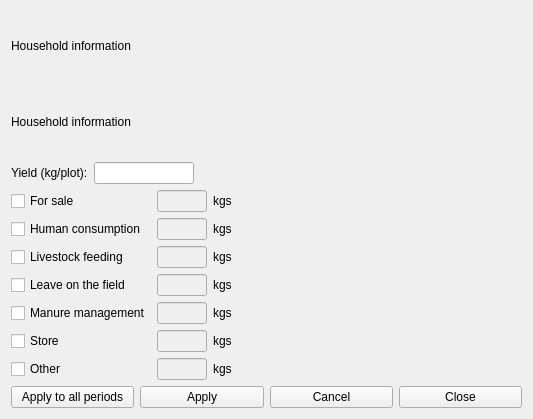
<?xml version="1.0" encoding="UTF-8"?>
<ui version="4.0">
 <class>cropyield</class>
 <widget class="impgenmaint" name="cropyield">
  <property name="geometry">
   <rect>
    <x>0</x>
    <y>0</y>
    <width>533</width>
    <height>419</height>
   </rect>
  </property>
  <property name="windowTitle">
   <string>Form</string>
  </property>
  <layout class="QVBoxLayout" name="verticalLayout_2">
   <item>
    <layout class="QVBoxLayout" name="verticalLayout">
     <item>
      <widget class="QLabel" name="header1">
       <property name="enabled">
        <bool>true</bool>
       </property>
       <property name="palette">
        <palette>
         <active>
          <colorrole role="WindowText">
           <brush brushstyle="SolidPattern">
            <color alpha="255">
             <red>0</red>
             <green>0</green>
             <blue>0</blue>
            </color>
           </brush>
          </colorrole>
         </active>
         <inactive>
          <colorrole role="WindowText">
           <brush brushstyle="SolidPattern">
            <color alpha="255">
             <red>0</red>
             <green>0</green>
             <blue>0</blue>
            </color>
           </brush>
          </colorrole>
         </inactive>
         <disabled>
          <colorrole role="WindowText">
           <brush brushstyle="SolidPattern">
            <color alpha="255">
             <red>0</red>
             <green>0</green>
             <blue>0</blue>
            </color>
           </brush>
          </colorrole>
         </disabled>
        </palette>
       </property>
       <property name="toolTip">
        <string/>
       </property>
       <property name="text">
        <string>Household information</string>
       </property>
      </widget>
     </item>
     <item>
      <widget class="QLabel" name="header2">
       <property name="enabled">
        <bool>true</bool>
       </property>
       <property name="palette">
        <palette>
         <active>
          <colorrole role="WindowText">
           <brush brushstyle="SolidPattern">
            <color alpha="255">
             <red>0</red>
             <green>0</green>
             <blue>0</blue>
            </color>
           </brush>
          </colorrole>
         </active>
         <inactive>
          <colorrole role="WindowText">
           <brush brushstyle="SolidPattern">
            <color alpha="255">
             <red>0</red>
             <green>0</green>
             <blue>0</blue>
            </color>
           </brush>
          </colorrole>
         </inactive>
         <disabled>
          <colorrole role="WindowText">
           <brush brushstyle="SolidPattern">
            <color alpha="255">
             <red>0</red>
             <green>0</green>
             <blue>0</blue>
            </color>
           </brush>
          </colorrole>
         </disabled>
        </palette>
       </property>
       <property name="toolTip">
        <string/>
       </property>
       <property name="text">
        <string>Household information</string>
       </property>
      </widget>
     </item>
    </layout>
   </item>
   <item>
    <layout class="QHBoxLayout" name="horizontalLayout_2">
     <item>
      <widget class="QLabel" name="Label33">
       <property name="enabled">
        <bool>true</bool>
       </property>
       <property name="toolTip">
        <string/>
       </property>
       <property name="text">
        <string>Yield (kg/plot):</string>
       </property>
      </widget>
     </item>
     <item>
      <widget class="IMPEdit" name="txtyield">
       <property name="enabled">
        <bool>true</bool>
       </property>
       <property name="maximumSize">
        <size>
         <width>100</width>
         <height>16777215</height>
        </size>
       </property>
       <property name="toolTip">
        <string/>
       </property>
       <property name="text">
        <string/>
       </property>
       <property name="FieldType">
        <enum>IMPEdit::Numeric</enum>
       </property>
       <property name="FieldName">
        <string>yield</string>
       </property>
      </widget>
     </item>
     <item>
      <spacer name="horizontalSpacer">
       <property name="orientation">
        <enum>Qt::Horizontal</enum>
       </property>
       <property name="sizeHint" stdset="0">
        <size>
         <width>40</width>
         <height>20</height>
        </size>
       </property>
      </spacer>
     </item>
    </layout>
   </item>
   <item>
    <layout class="QGridLayout" name="gridLayout">
     <item row="0" column="1">
      <widget class="IMPEdit" name="txtfs">
       <property name="enabled">
        <bool>false</bool>
       </property>
       <property name="maximumSize">
        <size>
         <width>50</width>
         <height>16777215</height>
        </size>
       </property>
       <property name="toolTip">
        <string/>
       </property>
       <property name="text">
        <string/>
       </property>
       <property name="FieldType">
        <enum>IMPEdit::Numeric</enum>
       </property>
       <property name="FieldName">
        <string>porfs</string>
       </property>
      </widget>
     </item>
     <item row="0" column="2">
      <widget class="QLabel" name="Label28">
       <property name="enabled">
        <bool>true</bool>
       </property>
       <property name="palette">
        <palette>
         <active>
          <colorrole role="WindowText">
           <brush brushstyle="SolidPattern">
            <color alpha="255">
             <red>0</red>
             <green>0</green>
             <blue>0</blue>
            </color>
           </brush>
          </colorrole>
         </active>
         <inactive>
          <colorrole role="WindowText">
           <brush brushstyle="SolidPattern">
            <color alpha="255">
             <red>0</red>
             <green>0</green>
             <blue>0</blue>
            </color>
           </brush>
          </colorrole>
         </inactive>
         <disabled>
          <colorrole role="WindowText">
           <brush brushstyle="SolidPattern">
            <color alpha="255">
             <red>0</red>
             <green>0</green>
             <blue>0</blue>
            </color>
           </brush>
          </colorrole>
         </disabled>
        </palette>
       </property>
       <property name="toolTip">
        <string/>
       </property>
       <property name="text">
        <string>kgs</string>
       </property>
      </widget>
     </item>
     <item row="1" column="0">
      <widget class="IMPCheckBox" name="chkhc">
       <property name="toolTip">
        <string/>
       </property>
       <property name="text">
        <string>Human consumption</string>
       </property>
       <property name="checked">
        <bool>false</bool>
       </property>
       <property name="FieldName">
        <string>hc</string>
       </property>
       <property name="CheckedValue" stdset="0">
        <string>Y</string>
       </property>
       <property name="UnCheckedValue">
        <string>N</string>
       </property>
      </widget>
     </item>
     <item row="1" column="1">
      <widget class="IMPEdit" name="txthc">
       <property name="enabled">
        <bool>false</bool>
       </property>
       <property name="maximumSize">
        <size>
         <width>50</width>
         <height>16777215</height>
        </size>
       </property>
       <property name="toolTip">
        <string/>
       </property>
       <property name="text">
        <string/>
       </property>
       <property name="FieldType">
        <enum>IMPEdit::Numeric</enum>
       </property>
       <property name="FieldName">
        <string>porhc</string>
       </property>
      </widget>
     </item>
     <item row="1" column="2">
      <widget class="QLabel" name="Label29">
       <property name="enabled">
        <bool>true</bool>
       </property>
       <property name="palette">
        <palette>
         <active>
          <colorrole role="WindowText">
           <brush brushstyle="SolidPattern">
            <color alpha="255">
             <red>0</red>
             <green>0</green>
             <blue>0</blue>
            </color>
           </brush>
          </colorrole>
         </active>
         <inactive>
          <colorrole role="WindowText">
           <brush brushstyle="SolidPattern">
            <color alpha="255">
             <red>0</red>
             <green>0</green>
             <blue>0</blue>
            </color>
           </brush>
          </colorrole>
         </inactive>
         <disabled>
          <colorrole role="WindowText">
           <brush brushstyle="SolidPattern">
            <color alpha="255">
             <red>0</red>
             <green>0</green>
             <blue>0</blue>
            </color>
           </brush>
          </colorrole>
         </disabled>
        </palette>
       </property>
       <property name="toolTip">
        <string/>
       </property>
       <property name="text">
        <string>kgs</string>
       </property>
      </widget>
     </item>
     <item row="2" column="0">
      <widget class="IMPCheckBox" name="chklf">
       <property name="toolTip">
        <string/>
       </property>
       <property name="text">
        <string>Livestock feeding</string>
       </property>
       <property name="checked">
        <bool>false</bool>
       </property>
       <property name="FieldName">
        <string>lf</string>
       </property>
       <property name="CheckedValue" stdset="0">
        <string>Y</string>
       </property>
       <property name="UnCheckedValue">
        <string>N</string>
       </property>
      </widget>
     </item>
     <item row="2" column="1">
      <widget class="IMPEdit" name="txtlf">
       <property name="enabled">
        <bool>false</bool>
       </property>
       <property name="maximumSize">
        <size>
         <width>50</width>
         <height>16777215</height>
        </size>
       </property>
       <property name="toolTip">
        <string/>
       </property>
       <property name="text">
        <string/>
       </property>
       <property name="FieldType">
        <enum>IMPEdit::Numeric</enum>
       </property>
       <property name="FieldName">
        <string>porlf</string>
       </property>
      </widget>
     </item>
     <item row="2" column="2">
      <widget class="QLabel" name="Label30">
       <property name="enabled">
        <bool>true</bool>
       </property>
       <property name="palette">
        <palette>
         <active>
          <colorrole role="WindowText">
           <brush brushstyle="SolidPattern">
            <color alpha="255">
             <red>0</red>
             <green>0</green>
             <blue>0</blue>
            </color>
           </brush>
          </colorrole>
         </active>
         <inactive>
          <colorrole role="WindowText">
           <brush brushstyle="SolidPattern">
            <color alpha="255">
             <red>0</red>
             <green>0</green>
             <blue>0</blue>
            </color>
           </brush>
          </colorrole>
         </inactive>
         <disabled>
          <colorrole role="WindowText">
           <brush brushstyle="SolidPattern">
            <color alpha="255">
             <red>0</red>
             <green>0</green>
             <blue>0</blue>
            </color>
           </brush>
          </colorrole>
         </disabled>
        </palette>
       </property>
       <property name="toolTip">
        <string/>
       </property>
       <property name="text">
        <string>kgs</string>
       </property>
      </widget>
     </item>
     <item row="3" column="0">
      <widget class="IMPCheckBox" name="chklv">
       <property name="toolTip">
        <string/>
       </property>
       <property name="text">
        <string>Leave on the field</string>
       </property>
       <property name="checked">
        <bool>false</bool>
       </property>
       <property name="FieldName">
        <string>le</string>
       </property>
       <property name="CheckedValue" stdset="0">
        <string>Y</string>
       </property>
       <property name="UnCheckedValue">
        <string>N</string>
       </property>
      </widget>
     </item>
     <item row="0" column="0">
      <widget class="IMPCheckBox" name="chkfs">
       <property name="toolTip">
        <string/>
       </property>
       <property name="text">
        <string>For sale</string>
       </property>
       <property name="checked">
        <bool>false</bool>
       </property>
       <property name="FieldName">
        <string>fs</string>
       </property>
       <property name="CheckedValue" stdset="0">
        <string>Y</string>
       </property>
       <property name="UnCheckedValue">
        <string>N</string>
       </property>
      </widget>
     </item>
     <item row="3" column="1">
      <widget class="IMPEdit" name="txtlv">
       <property name="enabled">
        <bool>false</bool>
       </property>
       <property name="maximumSize">
        <size>
         <width>50</width>
         <height>16777215</height>
        </size>
       </property>
       <property name="toolTip">
        <string/>
       </property>
       <property name="text">
        <string/>
       </property>
       <property name="FieldType">
        <enum>IMPEdit::Numeric</enum>
       </property>
       <property name="FieldName">
        <string>porle</string>
       </property>
      </widget>
     </item>
     <item row="3" column="2">
      <widget class="QLabel" name="Label31">
       <property name="enabled">
        <bool>true</bool>
       </property>
       <property name="palette">
        <palette>
         <active>
          <colorrole role="WindowText">
           <brush brushstyle="SolidPattern">
            <color alpha="255">
             <red>0</red>
             <green>0</green>
             <blue>0</blue>
            </color>
           </brush>
          </colorrole>
         </active>
         <inactive>
          <colorrole role="WindowText">
           <brush brushstyle="SolidPattern">
            <color alpha="255">
             <red>0</red>
             <green>0</green>
             <blue>0</blue>
            </color>
           </brush>
          </colorrole>
         </inactive>
         <disabled>
          <colorrole role="WindowText">
           <brush brushstyle="SolidPattern">
            <color alpha="255">
             <red>0</red>
             <green>0</green>
             <blue>0</blue>
            </color>
           </brush>
          </colorrole>
         </disabled>
        </palette>
       </property>
       <property name="toolTip">
        <string/>
       </property>
       <property name="text">
        <string>kgs</string>
       </property>
      </widget>
     </item>
     <item row="4" column="0">
      <widget class="IMPCheckBox" name="chkmm">
       <property name="toolTip">
        <string/>
       </property>
       <property name="text">
        <string>Manure management</string>
       </property>
       <property name="checked">
        <bool>false</bool>
       </property>
       <property name="FieldName">
        <string>mm</string>
       </property>
       <property name="CheckedValue" stdset="0">
        <string>Y</string>
       </property>
       <property name="UnCheckedValue">
        <string>N</string>
       </property>
      </widget>
     </item>
     <item row="4" column="1">
      <widget class="IMPEdit" name="txtmm">
       <property name="enabled">
        <bool>false</bool>
       </property>
       <property name="maximumSize">
        <size>
         <width>50</width>
         <height>16777215</height>
        </size>
       </property>
       <property name="toolTip">
        <string/>
       </property>
       <property name="text">
        <string/>
       </property>
       <property name="FieldType">
        <enum>IMPEdit::Numeric</enum>
       </property>
       <property name="FieldName">
        <string>pormm</string>
       </property>
      </widget>
     </item>
     <item row="4" column="2">
      <widget class="QLabel" name="Label32">
       <property name="enabled">
        <bool>true</bool>
       </property>
       <property name="palette">
        <palette>
         <active>
          <colorrole role="WindowText">
           <brush brushstyle="SolidPattern">
            <color alpha="255">
             <red>0</red>
             <green>0</green>
             <blue>0</blue>
            </color>
           </brush>
          </colorrole>
         </active>
         <inactive>
          <colorrole role="WindowText">
           <brush brushstyle="SolidPattern">
            <color alpha="255">
             <red>0</red>
             <green>0</green>
             <blue>0</blue>
            </color>
           </brush>
          </colorrole>
         </inactive>
         <disabled>
          <colorrole role="WindowText">
           <brush brushstyle="SolidPattern">
            <color alpha="255">
             <red>0</red>
             <green>0</green>
             <blue>0</blue>
            </color>
           </brush>
          </colorrole>
         </disabled>
        </palette>
       </property>
       <property name="toolTip">
        <string/>
       </property>
       <property name="text">
        <string>kgs</string>
       </property>
      </widget>
     </item>
     <item row="5" column="0">
      <widget class="IMPCheckBox" name="chkst">
       <property name="toolTip">
        <string/>
       </property>
       <property name="text">
        <string>Store</string>
       </property>
       <property name="checked">
        <bool>false</bool>
       </property>
       <property name="FieldName">
        <string>st</string>
       </property>
       <property name="CheckedValue" stdset="0">
        <string>Y</string>
       </property>
       <property name="UnCheckedValue">
        <string>N</string>
       </property>
      </widget>
     </item>
     <item row="5" column="1">
      <widget class="IMPEdit" name="txtst">
       <property name="enabled">
        <bool>false</bool>
       </property>
       <property name="maximumSize">
        <size>
         <width>50</width>
         <height>16777215</height>
        </size>
       </property>
       <property name="toolTip">
        <string/>
       </property>
       <property name="text">
        <string/>
       </property>
       <property name="FieldType">
        <enum>IMPEdit::Numeric</enum>
       </property>
       <property name="FieldName">
        <string>porst</string>
       </property>
      </widget>
     </item>
     <item row="5" column="2">
      <widget class="QLabel" name="Label37">
       <property name="enabled">
        <bool>true</bool>
       </property>
       <property name="palette">
        <palette>
         <active>
          <colorrole role="WindowText">
           <brush brushstyle="SolidPattern">
            <color alpha="255">
             <red>0</red>
             <green>0</green>
             <blue>0</blue>
            </color>
           </brush>
          </colorrole>
         </active>
         <inactive>
          <colorrole role="WindowText">
           <brush brushstyle="SolidPattern">
            <color alpha="255">
             <red>0</red>
             <green>0</green>
             <blue>0</blue>
            </color>
           </brush>
          </colorrole>
         </inactive>
         <disabled>
          <colorrole role="WindowText">
           <brush brushstyle="SolidPattern">
            <color alpha="255">
             <red>0</red>
             <green>0</green>
             <blue>0</blue>
            </color>
           </brush>
          </colorrole>
         </disabled>
        </palette>
       </property>
       <property name="toolTip">
        <string/>
       </property>
       <property name="text">
        <string>kgs</string>
       </property>
      </widget>
     </item>
     <item row="6" column="0">
      <widget class="IMPCheckBox" name="chkot">
       <property name="toolTip">
        <string/>
       </property>
       <property name="text">
        <string>Other</string>
       </property>
       <property name="checked">
        <bool>false</bool>
       </property>
       <property name="FieldName">
        <string>ot</string>
       </property>
       <property name="CheckedValue" stdset="0">
        <string>Y</string>
       </property>
       <property name="UnCheckedValue">
        <string>N</string>
       </property>
      </widget>
     </item>
     <item row="6" column="1">
      <widget class="IMPEdit" name="txtot">
       <property name="enabled">
        <bool>false</bool>
       </property>
       <property name="maximumSize">
        <size>
         <width>50</width>
         <height>16777215</height>
        </size>
       </property>
       <property name="toolTip">
        <string/>
       </property>
       <property name="text">
        <string/>
       </property>
       <property name="FieldType">
        <enum>IMPEdit::Numeric</enum>
       </property>
       <property name="FieldName">
        <string>porot</string>
       </property>
      </widget>
     </item>
     <item row="6" column="2">
      <widget class="QLabel" name="Label54">
       <property name="enabled">
        <bool>true</bool>
       </property>
       <property name="palette">
        <palette>
         <active>
          <colorrole role="WindowText">
           <brush brushstyle="SolidPattern">
            <color alpha="255">
             <red>0</red>
             <green>0</green>
             <blue>0</blue>
            </color>
           </brush>
          </colorrole>
         </active>
         <inactive>
          <colorrole role="WindowText">
           <brush brushstyle="SolidPattern">
            <color alpha="255">
             <red>0</red>
             <green>0</green>
             <blue>0</blue>
            </color>
           </brush>
          </colorrole>
         </inactive>
         <disabled>
          <colorrole role="WindowText">
           <brush brushstyle="SolidPattern">
            <color alpha="255">
             <red>0</red>
             <green>0</green>
             <blue>0</blue>
            </color>
           </brush>
          </colorrole>
         </disabled>
        </palette>
       </property>
       <property name="toolTip">
        <string/>
       </property>
       <property name="text">
        <string>kgs</string>
       </property>
      </widget>
     </item>
     <item row="0" column="3">
      <spacer name="horizontalSpacer_2">
       <property name="orientation">
        <enum>Qt::Horizontal</enum>
       </property>
       <property name="sizeHint" stdset="0">
        <size>
         <width>40</width>
         <height>20</height>
        </size>
       </property>
      </spacer>
     </item>
    </layout>
   </item>
   <item>
    <layout class="QHBoxLayout" name="horizontalLayout">
     <item>
      <widget class="QPushButton" name="BitBtn19">
       <property name="enabled">
        <bool>true</bool>
       </property>
       <property name="toolTip">
        <string>Apply this information to all the selected months</string>
       </property>
       <property name="text">
        <string>Apply to all periods</string>
       </property>
       <property name="icon">
        <iconset resource="../images.qrc">
         <normaloff>:/images/apply.png</normaloff>:/images/apply.png</iconset>
       </property>
       <property name="flat">
        <bool>false</bool>
       </property>
      </widget>
     </item>
     <item>
      <widget class="QPushButton" name="BitBtn16">
       <property name="enabled">
        <bool>true</bool>
       </property>
       <property name="toolTip">
        <string/>
       </property>
       <property name="text">
        <string>Apply</string>
       </property>
       <property name="icon">
        <iconset resource="../images.qrc">
         <normaloff>:/images/apply.png</normaloff>:/images/apply.png</iconset>
       </property>
       <property name="flat">
        <bool>false</bool>
       </property>
      </widget>
     </item>
     <item>
      <widget class="QPushButton" name="BitBtn17">
       <property name="enabled">
        <bool>true</bool>
       </property>
       <property name="toolTip">
        <string/>
       </property>
       <property name="text">
        <string>Cancel</string>
       </property>
       <property name="icon">
        <iconset resource="../images.qrc">
         <normaloff>:/images/cancel.png</normaloff>:/images/cancel.png</iconset>
       </property>
       <property name="flat">
        <bool>false</bool>
       </property>
      </widget>
     </item>
     <item>
      <widget class="QPushButton" name="BitBtn18">
       <property name="enabled">
        <bool>true</bool>
       </property>
       <property name="toolTip">
        <string/>
       </property>
       <property name="text">
        <string>Close</string>
       </property>
       <property name="icon">
        <iconset resource="../images.qrc">
         <normaloff>:/images/closeform.png</normaloff>:/images/closeform.png</iconset>
       </property>
       <property name="flat">
        <bool>false</bool>
       </property>
      </widget>
     </item>
    </layout>
   </item>
  </layout>
 </widget>
 <customwidgets>
  <customwidget>
   <class>IMPEdit</class>
   <extends>QLineEdit</extends>
   <header>impedit.h</header>
  </customwidget>
  <customwidget>
   <class>IMPCheckBox</class>
   <extends>QCheckBox</extends>
   <header>impcheckbox.h</header>
  </customwidget>
  <customwidget>
   <class>impgenmaint</class>
   <extends>QWidget</extends>
   <header>impgenmaint.h</header>
   <container>1</container>
  </customwidget>
 </customwidgets>
 <resources>
  <include location="../images.qrc"/>
 </resources>
 <connections/>
</ui>
